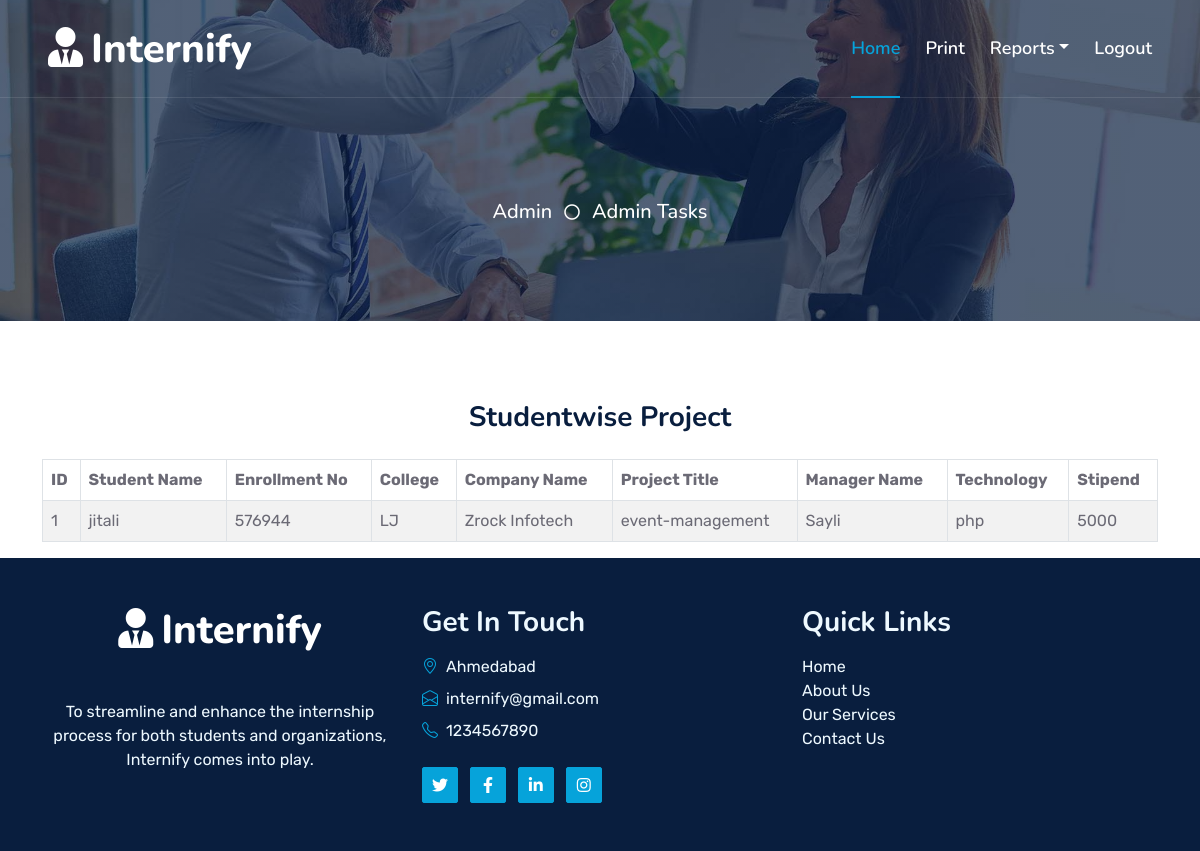
The app's page /admin_view_studentwise_project.php with its own data.
### tables this page shows
CREATE TABLE `project_info` (
  `pi` int(10) NOT NULL,
  `intern_name` varchar(25) NOT NULL,
  `name` varchar(50) NOT NULL,
  `prj_title` varchar(25) NOT NULL,
  `duration` varchar(15) NOT NULL,
  `tool` varchar(25) NOT NULL,
  `tech` varchar(25) NOT NULL,
  `mnm` varchar(25) NOT NULL,
  `sta` int(10) NOT NULL
);

CREATE TABLE `student_regis` (
  `sid` int(10) NOT NULL,
  `profile` blob NOT NULL,
  `name` varchar(25) NOT NULL,
  `surname` varchar(25) NOT NULL,
  `gender` varchar(10) NOT NULL,
  `dob` date NOT NULL,
  `clg` varchar(25) NOT NULL,
  `erno` int(15) NOT NULL,
  `dept` varchar(25) NOT NULL,
  `email` varchar(100) NOT NULL,
  `pwd` int(10) NOT NULL,
  `mno` int(10) NOT NULL
);

### admin_view_studentwise_project.php (the view)
<?php
include("admin_report_header.php");
include("conn.php");
?>
<div class="container">
    <h3 class="text-center mb-4">Studentwise Project</h3>
    <?php
    $res4 = mysqli_query($conn, "SELECT pi.*, sr.erno, sr.clg FROM project_info AS pi INNER JOIN student_regis AS sr ON pi.intern_name = sr.name");
    if (mysqli_num_rows($res4) > 0) {
        ?>
        <div class="table-responsive">
            <table class="table table-striped table-bordered">
                <thead class="thead-dark">
                    <tr>
                        <th>ID</th>
                        <th>Student Name</th>
                        <th>Enrollment No</th>
                        <th>College</th>
                        <th>Company Name</th>
                        <th>Project Title</th>
                        <th>Manager Name</th>
                        <th>Technology</th>
                        <th>Stipend</th>
                    </tr>
                </thead>
                <tbody>
                    <?php
                    while ($r4 = mysqli_fetch_array($res4)) {
                        echo "<tr>";
                        echo "<td>" . $r4[0] . "</td>";
                        echo "<td>" . $r4[1] . "</td>";
                        echo "<td>" . $r4['erno'] . "</td>";
                        echo "<td>" . $r4['clg'] . "</td>";
                        echo "<td>" . $r4[2] . "</td>";
                        echo "<td>" . $r4[3] . "</td>";
                        echo "<td>" . $r4[7] . "</td>";
                        echo "<td>" . $r4[6] . "</td>";
                        echo "<td>" . $r4[8] . "</td>";
                        echo "</tr>";
                    }
                    ?>
                </tbody>
            </table>
        </div>
        <?php
    } else {
        echo "<div class='alert alert-info' role='alert'>No Data Found</div>";
    }
    ?>
</div>
<?php
include("footer.php");
?>

### css/style.css (style rules this page uses)
:root { --primary: #06A3DA; --secondary: #34AD54; --light: #EEF9FF; --dark: #091E3E; }
h3, h4, .fw-semi-bold { font-weight: 700 !important; }

### records on screen
project_info: pi "1", intern_name "jitali", student_regis.erno "576944", student_regis.clg "LJ", name "Zrock Infotech", prj_title "event-management", mnm "Sayli", tech "php", sta "5000"
